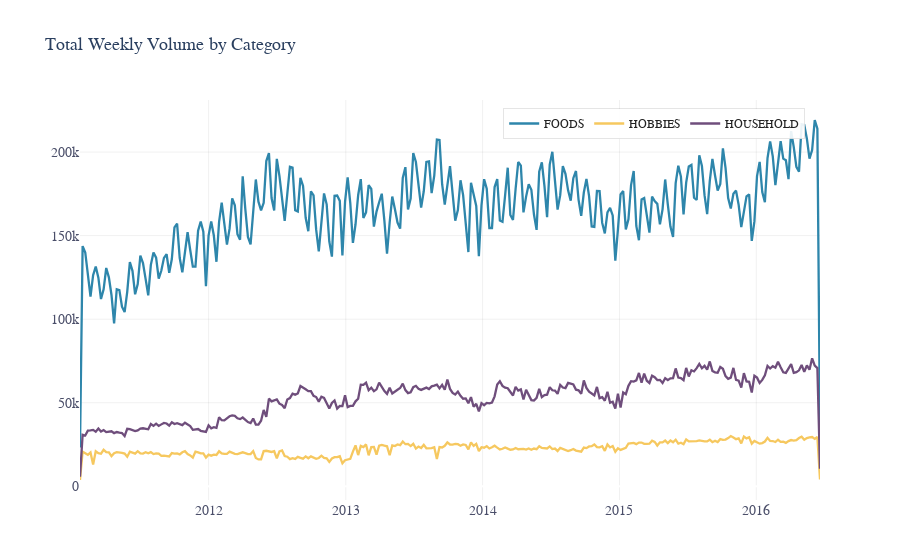

Notebook code cell kept with this figure:
### Markdown cell above
### 5.8 Plot total volume by category/dept

### Code cell
plot_timeseries(
    weekly_sales,
    id_col='unique_id', date_col='ds', value_col='y',
    group_col='cat_id',
    agg='sum',
    mode='overlay',
    style={'title': 'Total Weekly Volume by Category'},
)

### Figure 1 — Plotly figure (JSON) as saved in the notebook; plotly's stock layout.template omitted (floating-point values rounded to 4 significant figures; data arrays with more than 128 entries replaced by an {"elided": "..."} marker saying what was removed)
{"data": [{"legendrank": 1000, "line": {"color": "#2E86AB", "width": 2.3}, "mode": "lines", "name": "FOODS", "type": "scatter", "x": {"elided": "283 str values"}, "y": {"elided": "283 float values"}}, {"legendrank": 2000, "line": {"color": "#F6C85F", "width": 2.3}, "mode": "lines", "name": "HOBBIES", "type": "scatter", "x": {"elided": "283 str values"}, "y": {"elided": "283 float values"}}, {"legendrank": 3000, "line": {"color": "#6F4E7C", "width": 2.3}, "mode": "lines", "name": "HOUSEHOLD", "type": "scatter", "x": {"elided": "283 str values"}, "y": {"elided": "283 float values"}}], "layout": {"font": {"family": "Source Sans Pro", "size": 14}, "legend": {"bgcolor": "rgba(255,255,255,0.9)", "bordercolor": "rgba(0,0,0,0.1)", "borderwidth": 1, "font": {"color": "#222222", "size": 12}, "orientation": "h", "traceorder": "normal", "x": 0.98, "xanchor": "right", "y": 0.98, "yanchor": "top"}, "margin": {"b": 60}, "paper_bgcolor": "white", "plot_bgcolor": "white", "title": {"font": {"size": 18}, "text": "Total Weekly Volume by Category"}, "xaxis": {"color": "#4A4E69", "gridcolor": "rgba(0,0,0,0.06)", "showgrid": true, "tickcolor": "#4A4E69"}, "yaxis": {"color": "#4A4E69", "gridcolor": "rgba(0,0,0,0.06)", "showgrid": true, "tickcolor": "#4A4E69"}}}
